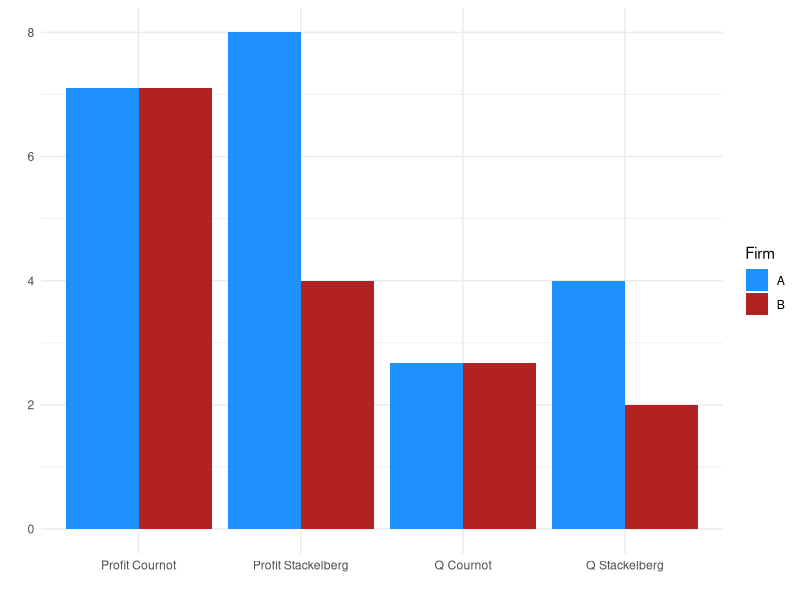

R code for this plot:
## ---- chunk 1

# Load required libraries
library(knitr)
library(kableExtra)

# Define the payoff matrix as a data frame for display
payoff_matrix <- data.frame(
  "Firme 2" = c("Firme 1:Investir", "Firme 1: Continuer"),
  "Firme 1: Investir" = c("(3,3)", "(1.5,4)"),
  "Firme 1: Continuer" = c("(4,1.5)", "(2,2)")
)

# Display the payoff matrix with kable
payoff_matrix %>%
  kable("html", escape = F, col.names = c("", "Firme 2: Investir", "Firme 2: Continuer")) %>%
  kable_styling(full_width = F, position = "center")

## ---- chunk 2

payoff_matrix %>%
  kable("html", escape = F, col.names = c("", "Firme 2: Investir", "Firme 2: Continuer")) %>%
  row_spec(2, background = "#f0f0f0", color = "#d0d0d0") %>%
  kable_styling(full_width = F, position = "center")


## ---- chunk 3

payoff_matrix %>%
  kable("html", escape = F, col.names = c("", "Firme 2: Investir", "Firme 2: Continuer")) %>%
  row_spec(1, background = "#f0f0f0", color = "#d0d0d0") %>%
  kable_styling(full_width = F, position = "center")

## ---- chunk 4

payoff_matrix %>%
  kable("html", escape = F, col.names = c("","Firme 2: Investir", "Firme 2: Continuer"))%>%
  column_spec(2, background = "#f0f0f0", color = "#d0d0d0") %>%
  kable_styling(full_width = F, position = "center")



## ---- chunk 5

payoff_matrix %>%
  kable("html", escape = F, col.names = c("", "Firme 2: Investir", "Firme 2: Continuer"))%>%
  column_spec(3, background = "#f0f0f0", color = "#d0d0d0") %>%
  kable_styling(full_width = F, position = "center")

## ---- chunk 6
payoff_matrix %>%
  kable("html", escape = F, col.names = c("","Firme 2: Investir", "Firme 2: Continuer")) %>%
  row_spec(2, color = "black", background = "lightgreen") %>% # Highlight Player 1's dominant strategy (B)
  column_spec(3, color = "black", background = "red") %>% # Highlight Player 2's dominant strategy (A)
  kable_styling(full_width = F, position = "center")
## ---- chunk 7
# Load required libraries
library(knitr)
library(kableExtra)

# Define the payoff matrix as a data frame
payoff_matrix <- data.frame(
  "Brésil" = c("Standards élevés(C)", "Standards Faibles (D)"),
  "UE: Standards élevés(C)" = c("(4,4)", "(-1,0)"),
  "UE: Standards faibles (D)" = c("(0,-1)", "(1,1)")
)

# Display the payoff matrix with kable
payoff_matrix %>%
  kable("html", escape = F, col.names = c("", "Standards élevés (C)", "Standards Faibles (D)")) %>%
  kable_styling(full_width = F, position = "center") %>%
  add_header_above(c(" " = 1, "Stratégie du Brésil" = 2))

## ---- chunk 8
# Highlight best responses:
# - For UE: Highest payoff in each column (3 and 1)
# - For Brésil: Highest payoff in each row (3 and 2

payoff_matrix <- data.frame(
  "Brésil" = c("Standards élevés (C)", "Standards faibles (D)"),
  "UE: Standards élevés (C)" = c(
    cell_spec("(4,4)", , background = "red"),
    "(-1,0)"# Highlight second row, second column
  ),
  "UE: Standards faibles (D)" = c(
    "(0,-1)",  # Highlight first row, third column
     cell_spec("(1,1)", background = "red")
  )
)

# Display the payoff matrix
payoff_matrix %>%
  kable("html", escape = F, col.names = c("", "Brésil: Standards élevés (C)", "Brésil: Standards faibles (D)")) %>%
  kable_styling(full_width = F, position = "center") %>%
  add_header_above(c(" " = 1, "Stratégies du Brésil" = 2))
## ---- chunk 9
run_local = "Mac"
if(run_local == "PC"){
  library(igraph)

# Define nodes and edges
  nodes <- data.frame(
    name = c("Alpha1", "Beta1", "Alpha2", "P1", "P2", "P3", "P4"),
    label = c("Alpha", "Beta", "Alpha", "(4,1)", "(1,4)", "(3,2)", "(0,0)")
  )

  edges <- data.frame(
    from = c("Alpha1", "Alpha1", "Beta1", "Beta1", "Alpha2", "Alpha2"),
    to = c("Beta1", "P1", "Alpha2", "P2", "P3", "P4"),
    label = c("Low (L)", "High (H)", "Low (L)", "High (H)", "High (H)", "Low (L)")
  )

# Create the graph
  g <- graph_from_data_frame(d = edges, vertices = nodes, directed = TRUE)

# Plot the extensive form game
  plot(g,
       vertex.shape = "none", 
       vertex.label.color = "black", 
       vertex.label.cex = 1.2, 
       edge.label = edges$label,
       edge.label.cex = 0.9,
       edge.arrow.size = 0.5,
       main = "Extensive Form Game for Market Entry")
}

## ---- chunk 10
library(ggplot2)
values = c() 
a = 10
b = 1
c = 2

# Compute values in Cournot
qAC =(a-c)/3
qBC = qAC
PiAc = (a - b*(qAC + qBC))*qAC-c*qAC
PiBc = PiAc
# Compute values in Stackelberg
qAS = (a-c)/(2*b)
qBS = (a - c)/(4*b) 
P = (a - b*(qAS + qBS))
PiAS = (P-c)*qAS
PiBS = (P-c)*qBS

values = c(qAC, qAS, PiAc, PiAS, qBC, qBS, PiBc, PiBS)
names = rep(c('Q Cournot', 'Q Stackelberg', "Profit Cournot", "Profit Stackelberg"),2)
marker = c("A", "A", "A", "A", "B", "B", "B", "B")

data = data.frame(values, 
                  names, 
                  marker)

data %>%
  ggplot(aes(x = names, y = values, fill = marker))+
  geom_bar(stat = "identity", position = "dodge")+
  theme_minimal()+
  ylab(" ")+
  xlab(" ")+
  labs(fill = "Firm")+
  scale_fill_manual(values = c('dodgerblue', 'firebrick'))
